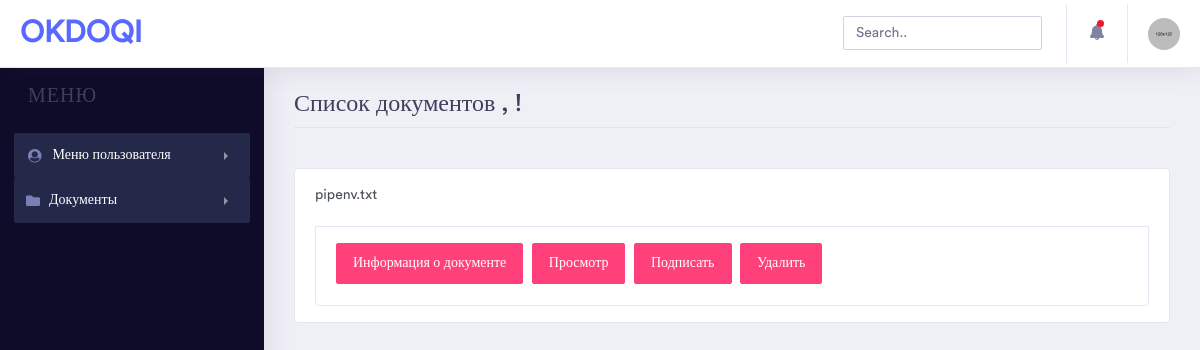
Before: /home/all_docs/ with the older database file.
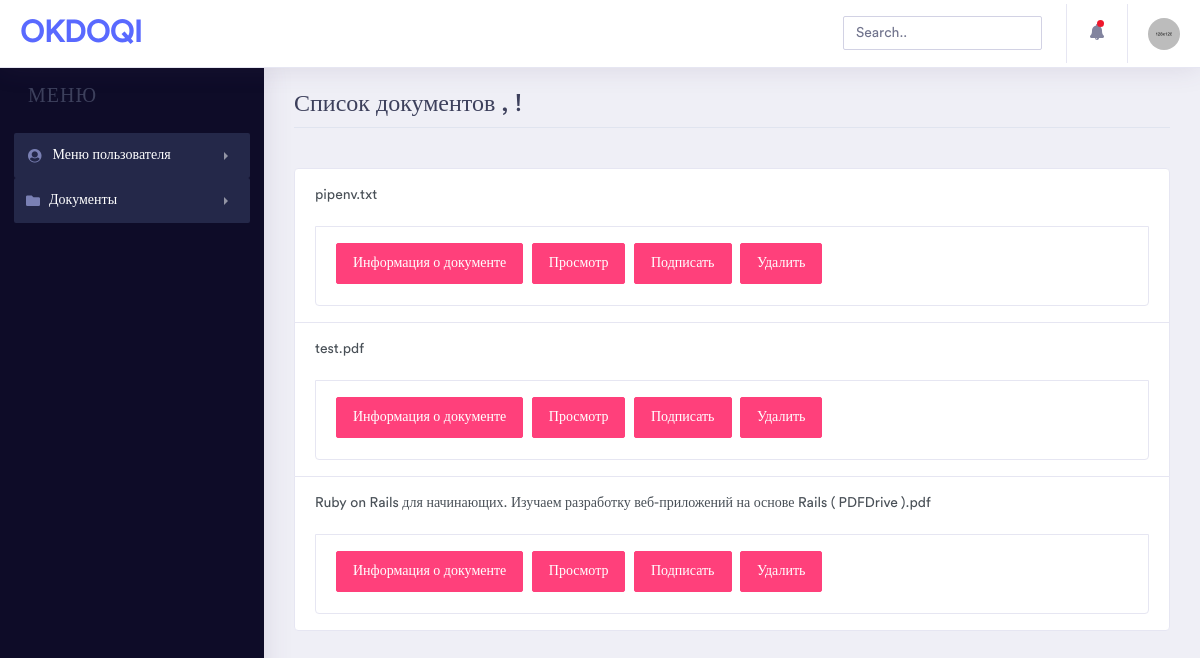
After: the same page with the newer database file.
### home/models.py (models this page shows, shortened)
class add_Doc(models.Model):
    title = models.CharField('Наименование документа',max_length=150)
    user_upload = models.CharField('Добавил',max_length=150,null=True)
    create_datetime = models.DateTimeField(('Дата добавления'), auto_now=False, auto_now_add=True)
    action_name = models.CharField(("Действие"), max_length=50,default="")
    file_url = models.CharField(("Ссылка на документ"), max_length=50,default="")

### home/views.py (the view)
# urls.py: path('home/all_docs/', views.all_docs,name='all_docs'),
def all_docs(request):
    all_add_doc = add_Doc.objects.all()
    return render(request,'home/all_docs.html', {'all_add_doc': all_add_doc})

### templates/home/all_docs.html (shortened to what this page needs)
 {% extends 'base_home.html' %} &nbsp;
 {%block menuname%}Список документов , {{ request.user.first_name }} {{ request.user.last_name }} !{%endblock%}
 {% block content %}
{% load static %}
<div class="list-group">
 {%for el in all_add_doc %}
<div class="list-group-item list-group-item-action">
    <p>{{el.title}} </p>
    <div class="list-group-item list-group-item-action">
        <a href="" class="btn btn-space btn-secondary">Информация о документе</a>
        <a href="{{ el.file_url }}" class="btn btn-space btn-secondary">Просмотр</a>
        <a href="" class="btn btn-space btn-secondary">Подписать</a>
        <a href="" class="btn btn-space btn-secondary">Удалить</a>
    </div>
</div>
        {%endfor%}
</div>
{% endblock %}

Changed rows visible on the page:
added add_Doc: title "test.pdf"
added add_Doc: title "Ruby on Rails для начинающих. Изучаем разработку веб-приложений на основе Rails ( PDFDrive ).pdf"
